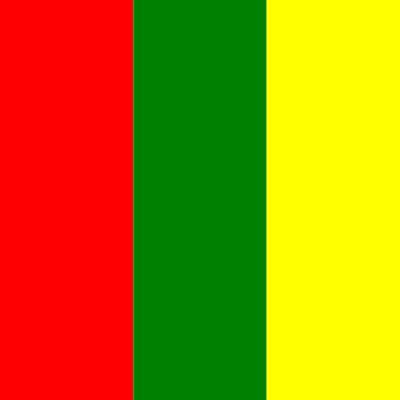
Frame 1 (no input)
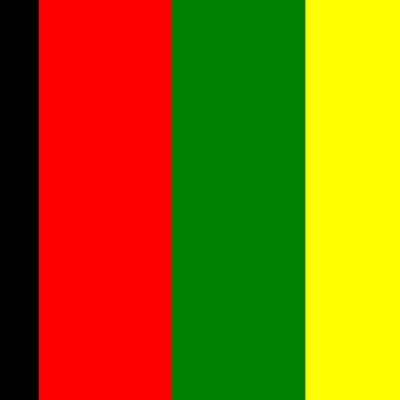
Frame 60 (no input)
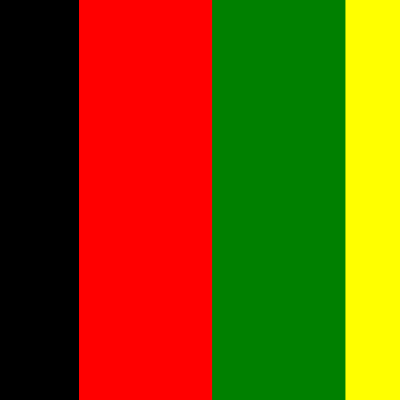
Frame 120 (the mouse pressed at the canvas centre since frame 60)

The p5.js sketch that drew these frames (run headless with seeded random() and noise() and a simulated clock; from frame 60 on, the mouse is pressed at the canvas centre):

// p5.js sketch
// ── sketch.js
// https://editor.p5js.org/jht9629-nyu/sketches/ZGUqiovgG
// ims03-jht scrolling color time

let xpos = 0;
let xlen;
let ylen;
let debug = 1;
let dim = { width: 400, height: 400 };
let fullScreenBtn;
let startSecs;
let lapseSecs = 10;

function setup() {
  if (!debug) {
    dim.width = windowWidth;
    dim.height = windowHeight;
  }
  createCanvas(dim.width, dim.height);
  noStroke();

  fullScreenBtn = createButton("Full Screen").mousePressed(fullscreen_action);
  fullScreenBtn.style("font-size:42px");

  init_len();

  startSecs = millis() / 1000;
}

function draw() {
  // background(220);
  fill("black");
  rect(0, 0, xpos, ylen);
  fill("red");
  rect(xpos % width, 0, xlen, ylen);
  fill("green");
  rect((xpos + xlen) % width, 0, xlen, ylen);
  fill("yellow");
  rect((xpos + xlen + xlen) % width, 0, xlen, ylen);

  let nowSecs = millis() / 1000;
  if (nowSecs - startSecs > lapseSecs) {
    startSecs = nowSecs;
  }

  // xpos = (xpos + 1) % width;
  xpos = (width * (nowSecs - startSecs)) / lapseSecs;
  xpos = int(xpos);
}

function init_len() {
  xlen = width / 3;
  ylen = height;
}

// From
// https://editor.p5js.org/jht1493/sketches/5LgILr8RF

function fullscreen_action() {
  ui_remove_all();
  // ui_toggleFullScreen();
  fullscreen(1);
  let delay = 3000;
  setTimeout(ui_present_window, delay);
}

function ui_present_window() {
  resizeCanvas(windowWidth, windowHeight);
  init_len();
}

function ui_remove_all() {
  fullScreenBtn.remove();
}

// Not used, replaced with fullscreen p5js function
function ui_toggleFullScreen() {
  if (!document.documentElement.requestFullscreen) {
    console.log("NO document.documentElement.requestFullscreen");
    return;
  }
  if (!document.fullscreenElement) {
    document.documentElement.requestFullscreen();
  } else {
    if (document.exitFullscreen) {
      document.exitFullscreen();
    }
  }
}

// https://editor.p5js.org/jht9629-nyu/sketches/3VKJ-q8ar
// ims03-jht scrolling color bars
